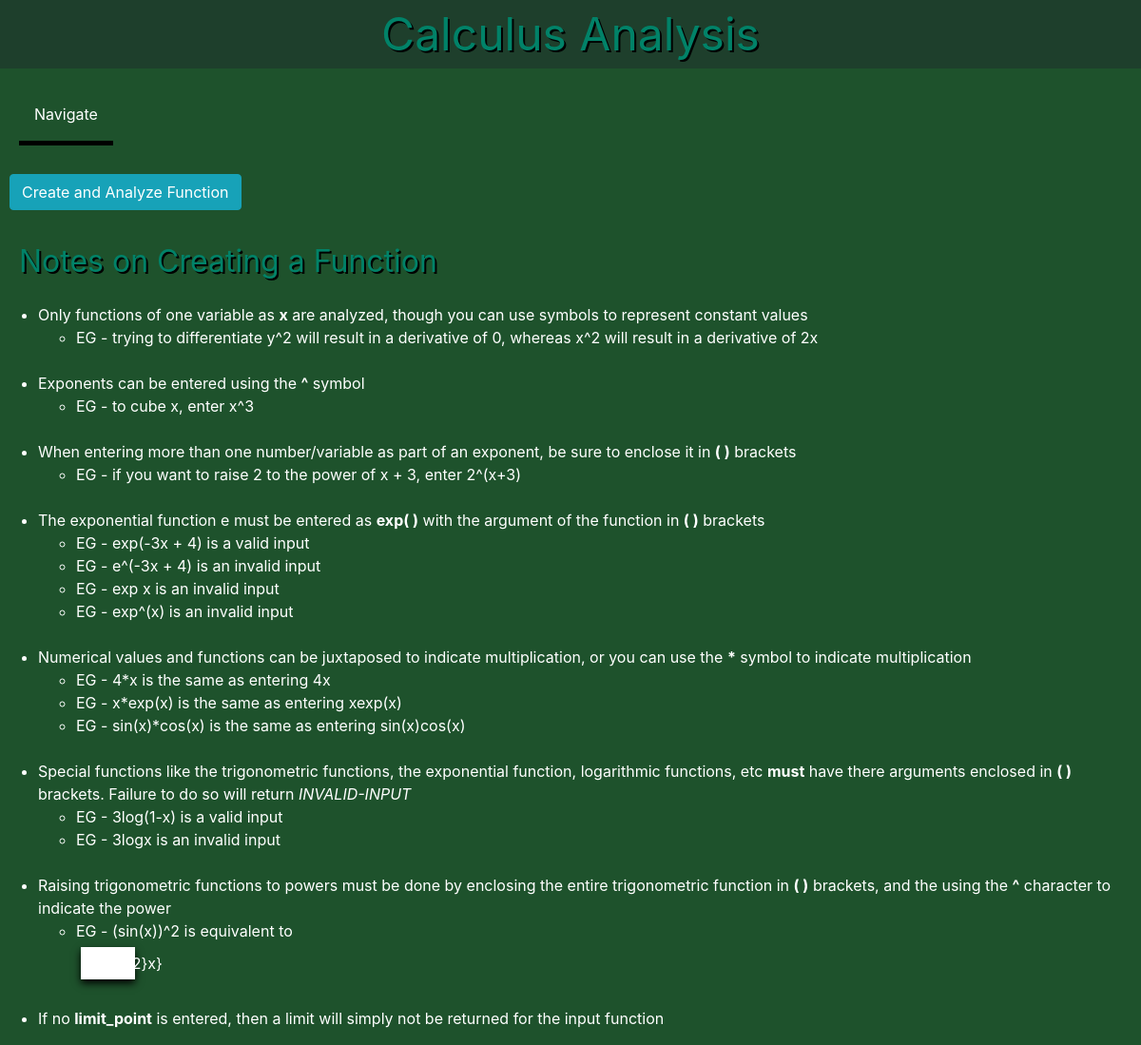
Page /calculus_tool/ on the earlier database version.
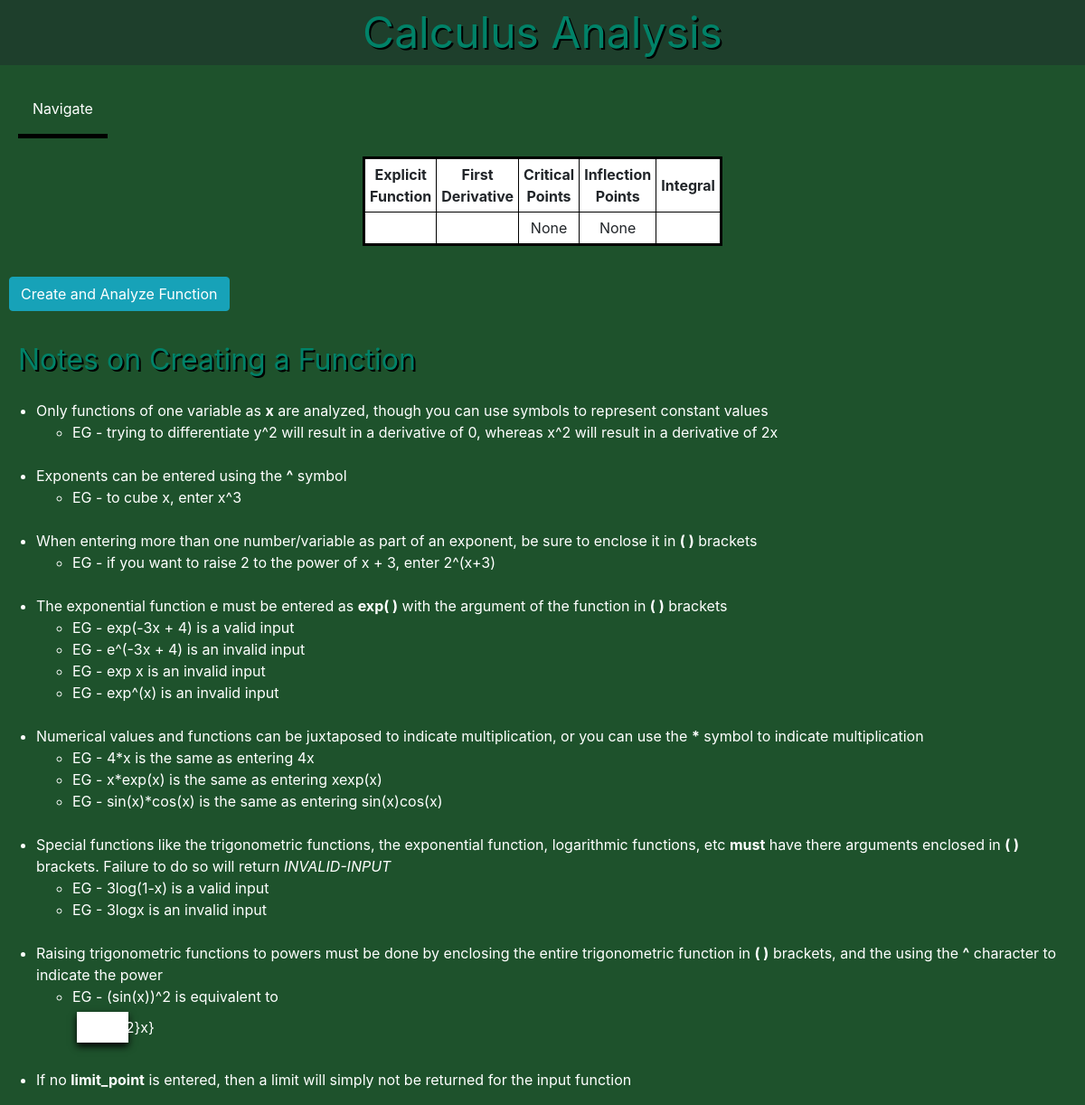
Same page on the later database version.
### calctool/models.py (models this page shows, shortened)
class Function(models.Model):
    equation = models.CharField(max_length=100)
    limit_point = models.CharField(max_length=10,blank=True)

### calctool/views.py (the view)
# urls.py: path('calculus_tool/',FunctionListView.as_view(),name='calculus_tool'),
class FunctionListView(ListView):
    model = Function
    template_name = 'calctool/calculus_tool.html'
    context_object_name = 'equations'

### calctool/templatetags/calctool_tags.py (called while the page is built)
@register.simple_tag
def latex_function(function):
    function = function.replace('^','**')
    for char in [chr(i) for i in range(48,58)]:
        function = function.replace('{}x'.format(char),'{}*x'.format(char))
        for f in ['sqrt','exp','ln','log','sin','cos','tan','sec','csc','cot','(']:
            function = function.replace('{}{}'.format(char,f),'{}*{}'.format(char,f))
            function = function.replace('x{}'.format(f),'x*{}'.format(f))
            function = function.replace('){}'.format(f),')*{}'.format(f))
    try:
        latex(sympy.simplify(function))
        validate = True
    except:
        validate = False
    if validate == True:
        return latex(sympy.simplify(function))
    else:
        return 'Invalid-Input'

@register.simple_tag
def limit(function,point):
    function = function.replace('^','**')
    for char in [chr(i) for i in range(48,58)]:
        function = function.replace('{}x'.format(char),'{}*x'.format(char))
        for f in ['sqrt','exp','ln','log','sin','cos','tan','sec','csc','cot','(']:
            function = function.replace('{}{}'.format(char,f),'{}*{}'.format(char,f))
            function = function.replace('x{}'.format(f),'x*{}'.format(f))
            function = function.replace('){}'.format(f),')*{}'.format(f))
    try:
        sympy.limit(function,x,point)
        validate = True
    except:
        validate = False
    if validate == True:
        return latex(sympy.limit(function,x,point))
    else:
        return 'N/A'

@register.simple_tag
def derivative(function):
    function = function.replace('^','**')
    for char in [chr(i) for i in range(48,58)]:
        function = function.replace('{}x'.format(char),'{}*x'.format(char))
        for f in ['sqrt','exp','ln','log','sin','cos','tan','sec','csc','cot','(']:
            function = function.replace('{}{}'.format(char,f),'{}*{}'.format(char,f))
            function = function.replace('x{}'.format(f),'x*{}'.format(f))
            function = function.replace('){}'.format(f),')*{}'.format(f))
    try:
        sympy.diff(function,x)
        validate = True
    except:
        validate = False
    if validate == True:
        return(latex(sympy.diff(function,x)))
    else:
        return 'Invalid-Input'

### calctool/templates/calctool/calculus_tool.html (shortened to what this page needs)
<!DOCTYPE html>
<html>
<html lang="en">
  <head>
    <link rel="stylesheet" href="https://maxcdn.bootstrapcdn.com/bootstrap/4.0.0/css/bootstrap.min.css">
  </head>
<body style="background-color:#1e522c">
<div class='title'><center>Calculus Analysis</center></div>
	<div class='subtitles' style='font-size:100%;'>
		<div class='dropdown'>
			<button class='dropbutton'>Navigate</button>
		</div>
	</div>
{% load calctool_tags %}
{% if request.user.is_superuser %}
<table style="background-color:#ffffff" width=30% align='center'>
	<tr>
		<th><center>Explicit Function</center></th>
		<th><center>First Derivative</center></th>
		<th><center>Critical Points</center></th>
		<th><center>Inflection Points</center></th>
		<th><center>Integral</center></th>
		<th><center>View Function</center></th>
	</tr>
	{% for f in equations %}
	<tr>
		{% latex_function f.equation as prettyfunc %}
		<td>
		<div lang="latex" align='center'>
		{{prettyfunc}}
		</div>
		</td>
		{%  derivative f.equation as fprime %}
		<td>
		<div lang="latex" align='center'>
		{{fprime}}
		</div>
		</td>
		{% critpoints f.equation as cps %}
		<td>
		<div lang="latex" align='center'>
		{{cps}}
		</div>
		</td>
		{% infpoints f.equation as ips %}
		<td>
		<div lang="latex" align='center'>
		{{ips}}
		</div>
		</td>
		{% integral f.equation as F %}
		<td>
		<div lang="latex" align='center'>
		{{F}}
		</div>
		</td>
		<td><a href='{% url 'function-detail' f.id %}'>View Function</a></td>
	</tr>
	{% endfor %}
</table>
{% else %}
{% for f in equations %}
	{% if forloop.last %}
<table style="background-color:#ffffff" width=30% align='center'>
	<tr>
		<th><center>Explicit Function</center></th>
		<th><center>First Derivative</center></th>
		<th><center>Critical Points</center></th>
		<th><center>Inflection Points</center></th>
		<th><center>Integral</center></th>
	</tr>
	<tr>
		{% latex_function f.equation as prettyfunc %}
		<td>
		</td>
		{%  derivative f.equation as fprime %}
		<td>
		</td>
		{% critpoints f.equation as cps %}
		<td>
		<div lang="latex" align='center'>
		{{cps}}
		</div>
		</td>
		{% infpoints f.equation as ips %}
		<td>
		<div lang="latex" align='center'>
		{{ips}}
		</div>
		</td>
		{% integral f.equation as F %}
		<td>
		</td>
	</tr>
</table>
<br>
			{% latex_function f.equation as prettyfunc %}
		{% endif %}
	{% endfor %}
{% endif %}
<a class='btn btn-info' style='margin:10px;' href='{% url 'function-create' %}'>Create and Analyze Function</a>
<div class='subtitles'>Notes on Creating a Function</div>
		<ul class='lists'>
			<li>Only functions of one variable as <b>x</b> are analyzed, though you can use symbols to represent constant values</li>
				<ul class='lists'>
					<li>EG - trying to differentiate y^2 will result in a derivative of 0, whereas x^2 will result in a derivative
						of 2x</li>
				</ul>
			<br>
			<li>Exponents can be entered using the <b>^</b> symbol</li>
				<ul class='lists'>
					<li>EG - to cube x, enter x^3</li>
				</ul>
			<br>
			<li>When entering more than one number/variable as part of an exponent, be sure to enclose it in <b>( )</b> brackets</li>
				<ul class='lists'>
					<li>EG - if you want to raise 2 to the power of x + 3, enter 2^(x+3)</li>
				</ul>
			<br>
			<li>The exponential function e must be entered as <b>exp( )</b> with the argument of the function in <b>( )</b> brackets</li>
				<ul class='lists'>
					<li>EG - exp(-3x + 4) is a valid input</li>
					<li>EG - e^(-3x + 4) is an invalid input</li>
					<li>EG - exp x is an invalid input</li>
					<li>EG - exp^(x) is an invalid input</li>
				</ul>
			<br>
			<li>Numerical values and functions can be juxtaposed to indicate multiplication, or you can use the <b>*</b> symbol to indicate
				multiplication</li>
				<ul class='lists'>
					<li>EG - 4*x is the same as entering 4x</li>
					<li>EG - x*exp(x) is the same as entering xexp(x)</li>
					<li>EG - sin(x)*cos(x) is the same as entering sin(x)cos(x)</li>
				</ul>
			<br>
			<li>Special functions like the trigonometric functions, the exponential function, logarithmic functions, etc <b>must</b> have
				there arguments enclosed in <b>( )</b> brackets. Failure to do so will return <i>INVALID-INPUT</i> </li>
				<ul class='lists'>
					<li>EG - 3log(1-x) is a valid input</li>
					<li>EG - 3logx is an invalid input</li>
				</ul>
			<br>
			<li>Raising trigonometric functions to powers must be done by enclosing the entire trigonometric function in <b>( )</b>
				brackets, and the using the <b>^</b> character to indicate the power</li>
				<ul class='lists'>
					<li>EG - (sin(x))^2 is equivalent to </li>
						<div lang="latex" class='latstyle'>
							\sin{^{2}x}
						</div>
				</ul>
			<br>
			<li>If no <b>limit_point</b> is entered, then a limit will simply not be returned for the input function</li>
		</ul>
</body>
</html>

### calctool/templates/calctool/calculus_tool.html (style rules this page uses)
.title { background-color:#1e3f2c; color: #018268; font-size: 300%; text-shadow: 2px 2px 0px #000000; }
.subtitles { background-color:#1e522c; color: #018268; font-size: 200%; text-shadow: 2px 2px 0px #000000; margin:20px; }
.lists { color: #ffffff; font-size:100%; position: center; }
table { border: 3px solid black; }
th,tr,td { border: 1px solid black; padding: 5px; }
.dropbutton { background-color: #1e522c; color: white; padding: 16px; font-size: 16px; border: none; cursor: pointer; }
.dropdown { position: relative; display: inline-block; border-bottom: 5px solid #000000; }
.latstyle { background-color: #ffffff; width: 57px; margin: 5px; padding: 5px; box-shadow: 0px 4px 8px #000000; align: center; }

Differences in the rows shown:
added Function: cps "None", ips "None"
